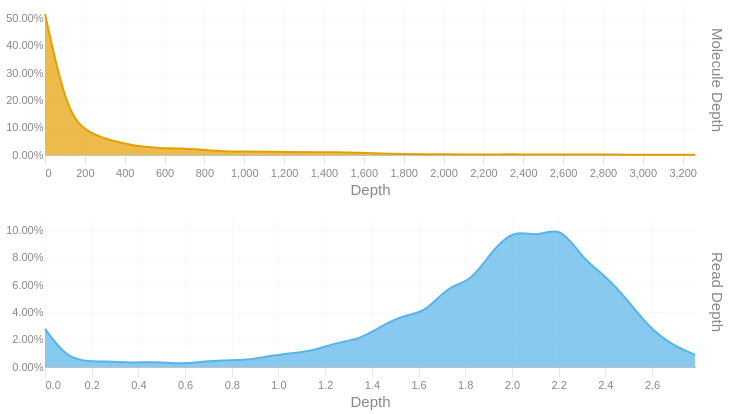

This figure's notebook cell:
### Code cell
readdep = depth_hist(tb['Read Depth'], q99, 3)
readdep = readdep.with_columns(pl.lit('Read Depth').alias('Metric'))
if not SKIPLR:
    moldep = depth_hist(tb['Molecule Depth'], mol_q99, 1)
    moldep = moldep.with_columns(pl.lit('Molecule Depth').alias('Metric'))
    _hist = pl.concat([readdep, moldep])
    _hist = _hist.filter(pl.col('Proportion') != 0)
    with SafeRender(_hist):
        (
            alt.Chart(_hist)        
            .mark_area(interpolate = "basis")
            .encode(
                x=alt.X('Bin:Q').scale(domainMin=0).axis(alt.Axis(title='Depth')),
                y = alt.Y('Proportion:Q', title = None).axis(format = '.2%'),
                color = alt.Color('Metric:N').legend(None),
                row = alt.Row("Metric:N").header(title = None, labelOrient = 'right'),
                tooltip = [
                    alt.Tooltip("Metric:N", title = "Metric"),
                    alt.Tooltip('Interval:N', title = "Depth Interval"),
                    alt.Tooltip('Proportion:Q', title = "% Alignments").format('.2%')
                ]
            )
            .resolve_scale(x='independent', y='independent')
            .properties(
                height = 150, width = 650,
                usermeta={'embedOptions': {'downloadFileName': f'{samplename}.depth.hist'}}
            )
        ).display()
else:
    readdep = readdep.filter(pl.col('Proportion') != 0)
    with SafeRender(readdep):
        (
            alt.Chart(readdep)        
            .mark_area(interpolate = "basis")
            .encode(
                x=alt.X('Bin:Q').scale(domainMin=0).axis(alt.Axis(title='Depth')),
                y = alt.Y('Proportion:Q', title = None).axis(format = '.2%'),
                tooltip = [
                    alt.Tooltip('Interval:N', title = "Depth Interval"),
                    alt.Tooltip('Proportion:Q', title = "% Alignments").format('.2%')
                ]
            )
            .properties(
                usermeta={'embedOptions': {'downloadFileName': f'{samplename}.depth.hist'}}
            )
        ).display()

### Figure 1 — Vega-Lite specification as saved in the notebook (floating-point values rounded to 4 significant figures)
{"width": 650, "height": 150, "config": {"title": {"anchor": "start", "dy": -15, "fontSize": 18, "color": "#888888", "subtitleColor": "#888888", "subtitleFontSize": 14}, "arc": {"fill": "#0072B2"}, "axis": {"domainColor": "#888888", "domainWidth": 0.5, "gridWidth": 0.2, "grid": false, "titleFontWeight": 400, "titleFontSize": 15, "labelFontSize": 11, "labelColor": "#888888", "tickColor": "#888888", "tickWidth": 0.2, "titleColor": "#888888"}, "axisBand": {"grid": false}, "axisX": {"grid": true, "tickSize": 10, "domainCap": "round"}, "axisY": {"domain": false, "grid": true, "tickSize": 0, "domainCap": "round"}, "background": "transparent", "header": {"labelFontSize": 15, "labelColor": "#888888", "titleFontSize": 15, "titleFontWeight": 600, "titleColor": "#888888"}, "legend": {"labelFont": "sans-serif", "labelFontSize": 12, "labelColor": "#888888", "symbolSize": 100, "symbolType": "circle", "titleFontSize": 12, "titlePadding": 10, "titleColor": "#888888", "title": null}, "range": {"category": ["#E69F00", "#56B4E9", "#009E73", "#F0E442", "#0072B2", "#D55E00", "#CC79A7", "#000000"], "diverging": ["#cfe8f3", "#a2d4ec", "#73bfe2", "#46abdb", "#1696d2", "#12719e"]}, "area": {"fill": "#0072B2", "fillOpacity": 0.7, "line": true, "strokeOpacity": 0.7}, "line": {"color": "#0072B2", "stroke": "#0072B2", "strokeWidth": 2}, "trail": {"color": "#0072B2", "stroke": "#0072B2", "strokeWidth": 0, "size": 1}, "point": {"filled": true, "fillOpacity": 1.0, "size": 95}, "text": {"color": "#888888", "fontSize": 11, "align": "right", "fontWeight": 400, "size": 11}, "bar": {"fill": "#0072B2", "stroke": null}, "view": {"stroke": null, "continuousWidth": 660, "continuousHeight": 400}}, "data": {"name": "data-9cd45759ce04d0aeba148a9eea59c126"}, "mark": {"type": "area", "interpolate": "basis"}, "encoding": {"color": {"field": "Metric", "legend": null, "type": "nominal"}, "row": {"field": "Metric", "header": {"title": null, "labelOrient": "right"}, "type": "nominal"}, "tooltip": [{"field": "Metric", "title": "Metric", "type": "nominal"}, {"field": "Interval", "title": "Depth Interval", "type": "nominal"}, {"field": "Proportion", "format": ".2%", "title": "% Alignments", "type": "quantitative"}], "x": {"axis": {"title": "Depth"}, "field": "Bin", "scale": {"domainMin": 0}, "type": "quantitative"}, "y": {"axis": {"format": ".2%"}, "field": "Proportion", "title": null, "type": "quantitative"}}, "resolve": {"scale": {"x": "independent", "y": "independent"}}, "usermeta": {"embedOptions": {"downloadFileName": "S3_Cooper_1793.depth.hist"}}, "$schema": "https://vega.github.io/schema/vega-lite/v6.1.0.json", "datasets": {"data-9cd45759ce04d0aeba148a9eea59c126": [{"Bin": 0.0, "Interval": "0.0-0.096", "Proportion": 0.028, "Metric": "Read Depth"}, {"Bin": 0.096, "Interval": "0.096-0.192", "Proportion": 0.006, "Metric": "Read Depth"}, {"Bin": 0.192, "Interval": "0.192-0.288", "Proportion": 0.004, "Metric": "Read Depth"}, {"Bin": 0.288, "Interval": "0.288-0.384", "Proportion": 0.004, "Metric": "Read Depth"}, {"Bin": 0.384, "Interval": "0.384-0.48", "Proportion": 0.003, "Metric": "Read Depth"}, {"Bin": 0.48, "Interval": "0.48-0.576", "Proportion": 0.004, "Metric": "Read Depth"}, {"Bin": 0.576, "Interval": "0.576-0.672", "Proportion": 0.002, "Metric": "Read Depth"}, {"Bin": 0.672, "Interval": "0.672-0.768", "Proportion": 0.004, "Metric": "Read Depth"}, {"Bin": 0.768, "Interval": "0.768-0.864", "Proportion": 0.005, "Metric": "Read Depth"}, {"Bin": 0.864, "Interval": "0.864-0.96", "Proportion": 0.005, "Metric": "Read Depth"}, {"Bin": 0.96, "Interval": "0.96-1.056", "Proportion": 0.008, "Metric": "Read Depth"}, {"Bin": 1.056, "Interval": "1.056-1.152", "Proportion": 0.01, "Metric": "Read Depth"}, {"Bin": 1.152, "Interval": "1.152-1.248", "Proportion": 0.012, "Metric": "Read Depth"}, {"Bin": 1.248, "Interval": "1.248-1.344", "Proportion": 0.018, "Metric": "Read Depth"}, {"Bin": 1.344, "Interval": "1.344-1.44", "Proportion": 0.02, "Metric": "Read Depth"}, {"Bin": 1.44, "Interval": "1.44-1.536", "Proportion": 0.03, "Metric": "Read Depth"}, {"Bin": 1.536, "Interval": "1.536-1.632", "Proportion": 0.038, "Metric": "Read Depth"}, {"Bin": 1.632, "Interval": "1.632-1.728", "Proportion": 0.04, "Metric": "Read Depth"}, {"Bin": 1.728, "Interval": "1.728-1.824", "Proportion": 0.06, "Metric": "Read Depth"}, {"Bin": 1.824, "Interval": "1.824-1.92", "Proportion": 0.062, "Metric": "Read Depth"}, {"Bin": 1.92, "Interval": "1.92-2.016", "Proportion": 0.087, "Metric": "Read Depth"}, {"Bin": 2.016, "Interval": "2.016-2.112", "Proportion": 0.101, "Metric": "Read Depth"}, {"Bin": 2.112, "Interval": "2.112-2.208", "Proportion": 0.095, "Metric": "Read Depth"}, {"Bin": 2.208, "Interval": "2.208-2.304", "Proportion": 0.104, "Metric": "Read Depth"}, {"Bin": 2.304, "Interval": "2.304-2.4", "Proportion": 0.079, "Metric": "Read Depth"}, {"Bin": 2.4, "Interval": "2.4-2.496", "Proportion": 0.067, "Metric": "Read Depth"}, {"Bin": 2.496, "Interval": "2.496-2.592", "Proportion": 0.049, "Metric": "Read Depth"}, {"Bin": 2.592, "Interval": "2.592-2.688", "Proportion": 0.028, "Metric": "Read Depth"}, {"Bin": 2.688, "Interval": "2.688-2.784", "Proportion": 0.016, "Metric": "Read Depth"}, {"Bin": 2.784, "Interval": "2.784-2.88", "Proportion": 0.009, "Metric": "Read Depth"}, {"Bin": 0.0, "Interval": "0.0-112.5", "Proportion": 0.517, "Metric": "Molecule Depth"}, {"Bin": 112.5, "Interval": "112.5-225.0", "Proportion": 0.142, "Metric": "Molecule Depth"}, {"Bin": 225.0, "Interval": "225.0-337.4", "Proportion": 0.079, "Metric": "Molecule Depth"}, {"Bin": 337.4, "Interval": "337.4-449.9", "Proportion": 0.052, "Metric": "Molecule Depth"}, {"Bin": 449.9, "Interval": "449.9-562.4", "Proportion": 0.033, "Metric": "Molecule Depth"}, {"Bin": 562.4, "Interval": "562.4-674.9", "Proportion": 0.026, "Metric": "Molecule Depth"}, {"Bin": 674.9, "Interval": "674.9-787.4", "Proportion": 0.024, "Metric": "Molecule Depth"}, {"Bin": 787.4, "Interval": "787.4-899.8", "Proportion": 0.019, "Metric": "Molecule Depth"}, {"Bin": 899.8, "Interval": "899.8-1012.3", "Proportion": 0.013, "Metric": "Molecule Depth"}, {"Bin": 1012.0, "Interval": "1012.3-1124.8", "Proportion": 0.013, "Metric": "Molecule Depth"}, {"Bin": 1125.0, "Interval": "1124.8-1237.3", "Proportion": 0.012, "Metric": "Molecule Depth"}, {"Bin": 1237.0, "Interval": "1237.3-1349.8", "Proportion": 0.011, "Metric": "Molecule Depth"}, {"Bin": 1350.0, "Interval": "1349.8-1462.2", "Proportion": 0.01, "Metric": "Molecule Depth"}, {"Bin": 1462.0, "Interval": "1462.2-1574.7", "Proportion": 0.01, "Metric": "Molecule Depth"}, {"Bin": 1575.0, "Interval": "1574.7-1687.2", "Proportion": 0.008, "Metric": "Molecule Depth"}, {"Bin": 1687.0, "Interval": "1687.2-1799.7", "Proportion": 0.005, "Metric": "Molecule Depth"}, {"Bin": 1800.0, "Interval": "1799.7-1912.2", "Proportion": 0.004, "Metric": "Molecule Depth"}, {"Bin": 1912.0, "Interval": "1912.2-2024.6", "Proportion": 0.003, "Metric": "Molecule Depth"}, {"Bin": 2025.0, "Interval": "2024.6-2137.1", "Proportion": 0.003, "Metric": "Molecule Depth"}, {"Bin": 2137.0, "Interval": "2137.1-2249.6", "Proportion": 0.001, "Metric": "Molecule Depth"}, {"Bin": 2250.0, "Interval": "2249.6-2362.1", "Proportion": 0.002, "Metric": "Molecule Depth"}, {"Bin": 2362.0, "Interval": "2362.1-2474.6", "Proportion": 0.003, "Metric": "Molecule Depth"}, {"Bin": 2475.0, "Interval": "2474.6-2587.0", "Proportion": 0.001, "Metric": "Molecule Depth"}, {"Bin": 2587.0, "Interval": "2587.0-2699.5", "Proportion": 0.002, "Metric": "Molecule Depth"}, {"Bin": 2700.0, "Interval": "2699.5-2812.0", "Proportion": 0.002, "Metric": "Molecule Depth"}, {"Bin": 2812.0, "Interval": "2812.0-2924.5", "Proportion": 0.002, "Metric": "Molecule Depth"}, {"Bin": 2924.0, "Interval": "2924.5-3037.0", "Proportion": 0.001, "Metric": "Molecule Depth"}, {"Bin": 3037.0, "Interval": "3037.0-3149.4", "Proportion": 0.001, "Metric": "Molecule Depth"}, {"Bin": 3149.0, "Interval": "3149.4-3261.9", "Proportion": 0.001, "Metric": "Molecule Depth"}, {"Bin": 3262.0, "Interval": "3261.9-3374.41", "Proportion": 0.001, "Metric": "Molecule Depth"}]}}
